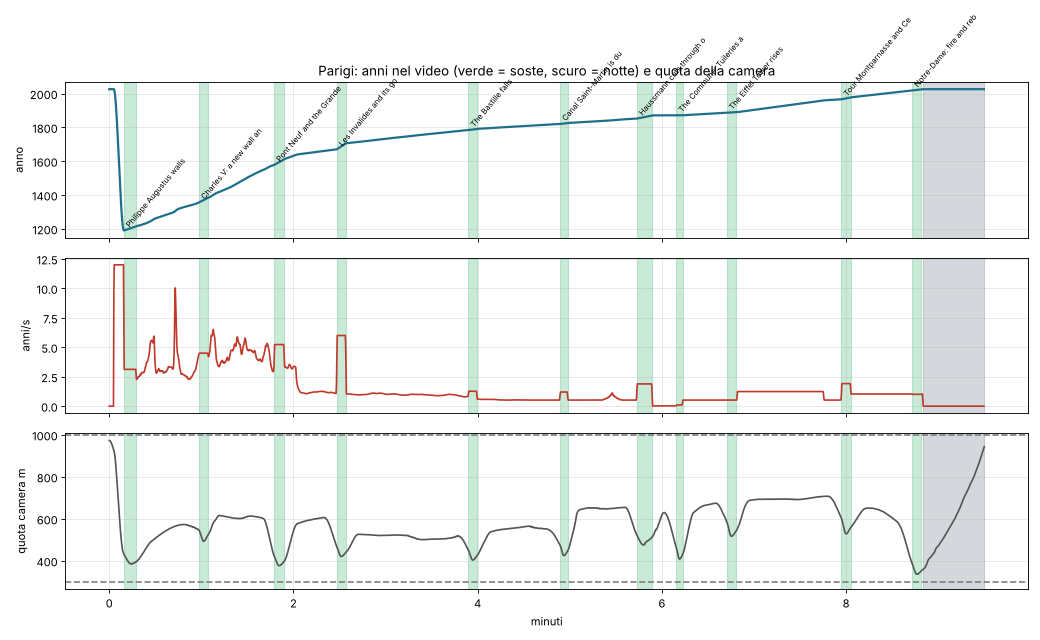

Python code for this plot:
# Regia di Parigi (27 ott 2026; 29 ott: 9:30 = 13.680 fotogrammi, capitoli ogni 15-20 s). UN SOLO PIANO SEQUENZA (SPEC_CAMERA_DRONE):
# obiettivo fisso 35 mm, la camera "zooma" muovendosi, quota 300-1.000 m sopra il suolo, mai a terra. Prime crescite entro 20 s
# (1190: Notre-Dame, Louvre e mura di Filippo Augusto salgono subito), parte densa entro ~1:00 (il 1550). Soste SOLO dove gli
# edifici cambiano davanti alla camera (regola della regia). Anni dalla scheda di validazione (ID nei commenti).
# VELOCITA' DEL TEMPO: come Siviglia (tempo proporzionale agli edifici che nascono o muoiono, limiti 0,5-8 anni/s; prima del
# 1840 fino a 12 anni/s). Notte negli ultimi ~40 s (finestre accese, lampioni lungo le strade: roads.json).
# Uso: python regia_parigi.py DATA -> schedule_parigi.json, schedule_parigi_night.json, regia_parigi.png, regia_parigi.txt,
#      eventi_parigi.json (cartelli per l'overlay Remotion)
import json, math, sys
import numpy as np
from scipy.interpolate import PchipInterpolator

DATA = sys.argv[1] if len(sys.argv) > 1 else 'data_parigi'
FPS = 24; NFR = 13680; DUR = NFR / FPS          # 570 s = 9:30 (AGGIORNAMENTI_REGIA 29 ott: 9-10 min)
NIGHT_T = DUR - 40.0
LENS = 35
LAT0, LON0 = 48.85297, 2.34993
KX = math.cos(math.radians(LAT0)) * 111320; KY = 110540
def L(lat, lon): return ((lon - LON0) * KX, (lat - LAT0) * KY)
LM = json.load(open(f'{DATA}/landmarks.json'))
def lab(name):
    for l_ in LM['labels']:
        if l_['name'] == name: return (l_['x'], l_['y'])
    raise KeyError(name)
dem = np.load(f'{DATA}/dem.npz'); DEM, DX0, DY0, DC = dem['D'], float(dem['x0']), float(dem['y0']), float(dem['cell'])
def ground(x, y):
    i, j = int((y - DY0) // DC), int((x - DX0) // DC)
    if 0 <= i < DEM.shape[0] and 0 <= j < DEM.shape[1]: return float(DEM[i, j])
    return 0.0
def ground_max(x, y, r=400):
    return max(ground(x + dx, y + dy) for dx in (-r, 0, r) for dy in (-r, 0, r))

ND = lab('Notre-Dame'); LOUVRE = lab('Louvre'); BASTILLE = lab('Bastille'); INVAL = lab('Les Invalides'); EIFFEL = lab('Eiffel Tower')
TUIL = lab('Tuileries Palace'); OPERA = lab('Palais Garnier'); SACRE = lab('Sacré-Cœur'); MONTP = lab('Tour Montparnasse')
PONTNEUF = L(48.8572, 2.3413); ETOILE = lab('Arc de Triomphe'); DEFENSE = lab('La Défense')

# ---------- ancore (t, anno) ----------
FIXED = [(0.0, 2026.0), (3.0, 2026.0), (9.5, 1190.0), (NIGHT_T, 2026.0)]
SOSTE_SKIP = '_skip_'
# ---------- soste: (anno inizio, anno fine, durata s, cartello, bersaglio (x, y, z), quota camera m, azimut inizio, fine[, inclinazione])
#   azimut = da dove guarda la camera (0 = da nord, 180 = da sud, 225 = da sud-ovest, sopra la Senna col sole alle spalle)
SOSTE = [
    (1190.0, 1215.0, 8.0, 'Philippe Augustus walls the city (1190-1215)', (ND[0] - 150, ND[1] + 200, 20), 420, 236, 206),   # B001/B002, E001, E021
    (1356.0, 1383.0, 6.0, 'Charles V: a new wall and the Bastille (1356-1383)', (BASTILLE[0] - 500, BASTILLE[1] + 300, 15), 480, 200, 172),   # B003, E010
    (1578.0, 1612.0, 6.5, 'Pont Neuf and the Grande Galerie (1578-1612)', (PONTNEUF[0] - 150, PONTNEUF[1] + 150, 10), 400, 222, 196),   # G005, E033, E012
    (1670.0, 1706.0, 6.0, 'Les Invalides and its golden dome (1670-1706)', (*INVAL, 40), 420, 196, 170),   # E006, E036
    (1784.0, 1791.0, 5.5, 'The Bastille falls (1789)', (*BASTILLE, 15), 400, 214, 188),   # E011, B007
    (1820.0, 1826.0, 5.0, 'Canal Saint-Martin is dug (1822-1825)', (*L(48.8705, 2.3655), 0), 430, 206, 182),   # A006/A007 (graduale 1822-1825)
    (1852.0, 1870.9, 10.0, "Haussmann cuts through old Paris (1853-1870)", (-650, 1250, 10), 470, 196, 160),   # F004, C001-C008, E038, E009
    (1871.2, 1871.6, 4.0, 'The Commune: Tuileries and Hôtel de Ville burn (1871)', (*TUIL, 20), 430, 214, 200),   # F005, E020
    (1886.5, 1889.6, 6.0, 'The Eiffel Tower rises (1887-1889)', (*EIFFEL, 120), 520, 226, 196, 22),   # E004
    (1966.0, 1977.5, 6.0, 'Tour Montparnasse and Centre Pompidou (1969-1977)', (MONTP[0] + 300, MONTP[1] + 400, 60), 560, 212, 188),   # E016, E015
    (2018.9, 2024.95, 6.0, 'Notre-Dame: fire and rebirth (2019-2024)', (*ND, 40), 380, 232, 204),   # E023, E024
]
SOSTE = [s_ for s_ in SOSTE if s_[3] != '_skip_']
STOP_SUB = {'The Bastille falls (1789)': '14 July 1789', 'The Commune: Tuileries and Hôtel de Ville burn (1871)': 'May 1871',
            'Notre-Dame: fire and rebirth (2019-2024)': '15 April 2019 – 7 December 2024'}
SUBSCRIBE_T = 255.0
CAPS_NIGHT = [(NIGHT_T + 9.0, '1889', 'Eiffel Tower', 'Built in 26 months for the World Fair; meant to stand 20 years.'),
              (NIGHT_T + 22.0, '1190 → 2026', '836 years of Paris', 'From an island city to 2 million people.')]
# ---------- didascalie continue: (anno, data, titolo, una riga) — dalla scheda di validazione (ID) ----------
CAPS = [
    (1190.5, '1190', 'A wall for Paris', 'Philippe Augustus orders a stone wall before leaving on crusade.'),      # B001
    (1196.0, '1190s', 'Notre-Dame rises', 'The choir is done; the nave goes up next.'),                            # E021
    (1202.0, '1202', 'The Louvre fortress', 'A castle guards the wall where it meets the Seine.'),                  # E001
    (1215.0, '1215', 'The Left Bank wall closes', 'About 253 hectares inside the walls.'),                          # B002
    (1240.0, 'c. 1240', '50,000 Parisians', 'Already one of the largest cities in Europe (estimate).'),            # D002
    (1248.0, '1248', 'Sainte-Chapelle', 'A royal chapel built to hold the Crown of Thorns.'),                       # E028
    (1290.0, 'c. 1290', '~120,000 people', 'Estimate; Paris is the biggest city in Western Europe.'),               # D003
    (1345.0, 'c. 1345', 'Notre-Dame completed', 'Almost two centuries after the first stone.'),                     # E021
    (1350.0, '1348', 'The Black Death', 'Paris loses a large share of its people (estimates vary).'),             # D005
    (1370.0, '1370', 'The Bastille', 'A fortress guards the new eastern gate.'),                                    # E010
    (1383.0, '1383', 'The Charles V wall', 'The Right Bank city doubles behind a new wall.'),                        # B003
    (1413.0, '1413', 'Pont Notre-Dame', 'A bridge lined with houses.'),                                             # G060
    (1490.0, 'c. 1490', 'Back to 200,000', 'The city recovers after the Hundred Years War (estimate).'),          # D007
    (1533.0, '1533', 'A new Hôtel de Ville', 'Work begins on the Renaissance city hall.'),                          # E025
    (1546.0, '1546', 'A Renaissance Louvre', 'The medieval castle starts to become a palace.'),                     # E002
    (1564.0, '1564', 'The Tuileries Palace', "Catherine de' Medici builds a palace west of the Louvre."),          # E019
    (1607.0, '1607', 'Pont Neuf opens', 'The first Paris bridge without houses on it.'),                            # G005
    (1612.0, '1612', 'Place Royale', 'Today Place des Vosges.'),                                                    # C014
    (1640.0, 'c. 1640', '450,000 people', 'Estimate.'),                                                             # D010
    (1655.0, '1614–1655', 'Île Saint-Louis', 'Two islets are joined and built over.'),                              # A001
    (1674.0, '1667–1674', 'The Louvre Colonnade', 'A classical façade facing the city.'),                           # E034
    (1676.0, '1670s', 'The walls come down', 'Old ramparts become the first Grands Boulevards.'),                  # B004, B006
    (1690.0, 'c. 1690', '500,000 Parisians', 'Estimate.'),                                                      # D011
    (1706.0, '1706', 'The Invalides dome is gilded', 'Mansart\'s dome: 107 m.'),                                 # E036
    (1720.0, '1686–1720', 'Place Vendôme', 'A royal square of matching façades.'),                                 # C015
    (1740.0, 'c. 1740', '550,000 Parisians', 'Estimate.'),                                                      # D012
    (1755.0, '1755', 'Place Louis XV', 'Today Place de la Concorde.'),                                          # E014
    (1758.0, '1758', 'Sainte-Geneviève', 'The church that will become the Panthéon.'),                             # E007
    (1786.5, '1786–1788', 'Houses cleared off the bridges', 'Pont Notre-Dame and Pont au Change lose their houses.'),   # G001 (case: [Likely])
    (1790.0, '1784–1790', 'The Farmers-General wall', 'A customs wall around the whole city.'),                     # B007
    (1801.0, '1801', '547,756 Parisians', 'First census.'),                                                         # D014
    (1805.0, '1802–1810', 'The Grand Châtelet is demolished', 'The medieval fortress at the heart of the Right Bank.'),   # E037
    (1806.0, '1806', 'Arc de Triomphe', 'Napoleon orders a triumphal arch at the Étoile.'),                         # E005
    (1813.0, '15 Aug 1813', 'Canal de l\'Ourcq', 'Fresh water reaches La Villette.'),                           # A003
    (1825.0, '1822–1825', 'Canal Saint-Martin', 'A canal brings water and barges into Paris.'),                     # A006/A007
    (1836.0, '1836', 'The Arc is finished', 'Thirty years after the first stone.'),                                 # E005
    (1843.0, '1843', 'Île Louviers disappears', 'Its river arm is filled; the island joins the Right Bank.'),    # A002
    (1844.0, '1841–1844', 'The Thiers wall', 'A 33 km fortification around Paris.'),                                # B009
    (1846.0, '1846', 'Over 1 million', '1,053,897 Parisians.'),                                                     # D021
    (1853.0, '1853', 'Haussmann begins', 'Boulevards are cut straight through the old city.'),                      # F004
    (1858.0, '5 Apr 1858', 'Boulevard de Sébastopol', 'Inaugurated through the heart of the Right Bank.'),          # C003
    (1860.0, '1860', '20 arrondissements', 'Paris annexes its suburbs.'),                                           # B011
    (1857.0, '1852–1870', 'Les Halles', 'Baltard\'s iron and glass market pavilions.'),                          # C016
    (1863.0, '1852–1863', 'The New Louvre', 'The Louvre finally joins the Tuileries.'),                             # E038
    (1871.4, 'May 1871', 'The Commune', 'The Tuileries and the Hôtel de Ville are set on fire.'),                   # F005, E020
    (1875.0, '1875', 'Palais Garnier', 'The opera house opens.'),                                                   # E009
    (1882.0, '1882', 'A new Hôtel de Ville', 'Rebuilt on the same site.'),                                          # E027
    (1883.0, '1883', 'Tuileries demolished', 'The burnt palace is cleared away.'),                                  # E020
    (1889.3, '6 May 1889', 'Eiffel Tower opens', '300 m: the tallest structure in the world.'),                     # E004
    (1900.0, '1900', 'World Fair and the first Métro line', 'Grand Palais, Pont Alexandre III, Line 1.'),          # F006, F003, E018, G012
    (1896.0, '1896–1900', 'Pont Alexandre III', 'A single steel arch over the Seine.'),                          # G012
    (1910.0, 'Jan 1910', 'The great flood', 'The Seine rises more than 8 m.'),                                      # F007
    (1914.0, '1914', 'Sacré-Cœur completed', 'Consecrated only in 1919, after the war.'),                           # E008
    (1921.0, '1921', '2.9 million Parisians', 'The all-time peak.'),                                                # D035
    (1929.0, '1919–1929', 'The Thiers wall is razed', 'Its belt becomes housing and, later, the Périphérique.'),    # B010
    (1931.0, '1931', '2,891,020 Parisians', 'Census.'),                                                          # D037
    (1946.0, '1946', '2,725,374 Parisians', 'The first census after the war.'),                               # D039
    (1954.0, '1954', '2,850,189 Parisians', 'Census.'),                                                          # D040
    (1968.0, '1968', '2,590,771 Parisians', 'Families leave for the suburbs.'),                                 # D042
    (1958.0, '1958', 'La Défense', 'A business district rises west of Paris.'),
    (1971.5, '1971–1973', 'Les Halles demolished', 'Baltard\'s pavilions are torn down.'),                       # C017
    (1973.0, '1973', 'Tour Montparnasse', '210 m: a tower Paris will never repeat inside the city.'),               # E016
    (1973.5, '1973', 'Boulevard Périphérique', 'The ring road is completed.'),                                      # B012
    (1977.0, '1977', 'Centre Pompidou', 'Pipes and escalators on the outside.'),                                    # E015
    (1989.0, '1989', 'The Louvre Pyramid', 'And the Grande Arche at La Défense.'),                                  # E017
    (1999.0, '1999', '2,125,246 Parisians', 'The smallest population in a century.'),                         # D046
    (2011.0, '2011', '2,249,975 Parisians', 'A brief rebound.'),                                                  # D048
    (2019.3, '15 Apr 2019', 'Notre-Dame burns', 'The spire and the roof are lost.'),                                # E023
    (2024.9, '7 Dec 2024', 'Notre-Dame reopens', 'The spire is back.'),                                             # E024
    (2025.0, '2025', 'Paris today', '2,065,560 people inside the city.'),                                           # D051
    # 29 ott: capitoli ogni 15-20 s (AGGIORNAMENTI_REGIA): righe ad affidabilita' alta della scheda non ancora usate
    (1630.0, '1566–1643', 'The Fossés Jaunes', 'A new rampart pushes the Right Bank west.'),                       # B005
    (1635.0, '1614–1635', 'Pont Marie', 'Christophe Marie links Île Saint-Louis to the Right Bank.'),               # G007
    (1626.0, '1626', 'Pont au Double', 'The first bridge on the site (1626).'),                                    # G046
    (1791.0, '1787–1791', 'Pont de la Concorde', 'A new bridge to Place Louis XV.'),                               # G011
    (1811.0, '1806–1811', 'The Rohan wing', 'The Louvre grows along the new Rue de Rivoli.'),                      # E035
    (1821.0, '1821', 'Canal Saint-Denis', 'The canal is completed (1821).'),                             # A005
    (1822.0, '1822', 'The Ourcq canal is complete', 'From Mareuil to Paris.'),                                     # A004
    (1827.0, '1825–1827', 'Pont de Grenelle', 'The first bridge on the site opens on 1 May 1827.'),                # G045
    (1828.0, '1828', 'Three new crossings', 'Arcole footbridge and Pont de l\'Archevêché.'),                       # G043, G052
    (1833.0, '29 Jul 1833', 'Pont Louis-Philippe', 'The king lays the first stone.'),                              # G044
    (1834.0, '1831–1834', 'Pont du Carrousel', 'A bridge straight into the Louvre.'),                              # G042
    (1856.0, '1854–1856', 'Pont des Invalides', 'The suspension bridge is replaced in stone.'),                    # G033
    (1859.6, '15 Aug 1859', 'A new spire for Notre-Dame', 'Viollet-le-Duc\'s spire is inaugurated.'),             # E022
    (1860.5, '1856–1860', 'Pont au Change', 'Rebuilt as it stands today.'),                                        # G004
    (1862.0, '1860–1862', 'The canal goes underground', 'Boulevard Richard-Lenoir is built on top.'),              # A013, C019
    (1876.0, '1864–1876', 'Avenue de l\'Opéra', 'Cut straight from the Louvre to the Opéra.'),                    # C006
    (1904.0, '1904', 'Pont de Bercy', 'Widened 5.5 m to carry the Métro.'),                                        # G024
    (1906.5, '1906', 'Voûte du Temple', 'Another stretch of the canal is covered.'),                               # A014
    (1926.0, '1857–1926', 'Boulevard Haussmann', 'Finished 69 years after it began.'),                             # C007
    (1939.0, '1935–1939', 'A new Pont du Carrousel', 'The current bridge opens.'),                                 # G032
    (1996.0, '1993–1996', 'Pont Charles-de-Gaulle', 'Built between 1993 and 1996.'),      # G019
    (2006.0, '2006', 'Passerelle Simone-de-Beauvoir', 'Inaugurated in 2006.'),                                     # G020
]

# ---------- attivita' per anno ----------
B = json.load(open(f'{DATA}/buildings.json')); H = json.load(open(f'{DATA}/hist.json'))
act = np.zeros(2030)
for o in B: act[min(2029, max(0, int(o['y'])))] += 1
for o in H:
    act[min(2029, max(0, int(o['y'])))] += 1
    if o.get('d', 9999) < 2027: act[int(o['d'])] += 0.6
act = np.convolve(act, np.ones(5) / 5, 'same')
RMIN, RMAX = 0.5, 8.0
RMAX_OLD, OLD_END = 12.0, 1840   # prima del 1840 (citta' chiusa nelle mura) fino a 12 anni/s
FASTS = [(1890, 1960, 1.2), (1975, 2030, 1.0)]   # il Novecento e gli ultimi decenni non devono trascinarsi

def spread(pieces, T):
    """tempo T sui pezzi di anni, in proporzione all'attivita' con 1/RMAX <= s/anno <= 1/RMIN"""
    yrs, own = [], []
    for i, (p0, p1) in enumerate(pieces):
        for y in np.arange(math.floor(p0), math.ceil(p1)):
            fr_ = min(p1, y + 1) - max(p0, y)
            if fr_ > 1e-6: yrs.append((int(y), fr_)); own.append(i)
    w = np.array([(act[y] + 3.0) ** 0.85 * f for y, f in yrs]); fr = np.array([f for _, f in yrs])
    rmx = np.array([16.0 if y < 1500 else (RMAX_OLD if y < OLD_END else RMAX) for y, _ in yrs]); rmn = np.array([next((f_[2] for f_ in FASTS if f_[0] <= y < f_[1]), RMIN) for y, _ in yrs]); lo, hi = fr / rmx, fr / rmn; sv = np.clip(w / w.sum() * T, lo, hi)
    for _ in range(80):
        err = T - sv.sum()
        if abs(err) < 1e-6: break
        free = (sv < hi - 1e-9) if err > 0 else (sv > lo + 1e-9)
        if not free.any(): break
        sv[free] += err * w[free] / w[free].sum(); sv = np.clip(sv, lo, hi)
    if abs(T - sv.sum()) > 0.05: print(f'  [!] limiti impossibili: scala {T / sv.sum():.2f}'); sv *= T / sv.sum()
    out = [[] for _ in pieces]; acc = [0.0] * len(pieces)
    for (y, f), o, s in zip(yrs, own, sv):
        acc[o] += s; out[o].append((min(pieces[o][1], y + 1), acc[o]))
    return out, acc

def campos(tg, alt, el, az):   # camera a quota alt sopra il suolo, sguardo inclinato di el gradi, da azimut az
    d = (alt + ground(tg[0], tg[1]) - tg[2]) / math.tan(math.radians(el))
    a = math.radians(az); return [tg[0] + d * math.sin(a), tg[1] + d * math.cos(a), alt + ground(tg[0], tg[1])]
def stop_cams(s):   # posizione della camera all'arrivo e all'uscita di una sosta
    tg, alt, a0, a1 = s[4], s[5], s[6], s[7]; el = s[8] if len(s) > 8 else (24 if alt < 600 else 26)
    return np.array(campos(tg, alt * 1.12, el + 2, a0)), np.array(campos(tg, alt * 1.05, el, a1))
VMAX = 115.0   # m/s tra due soste: tempo minimo del trasferimento (prima 400-740 m/s tra soste vicine nel tempo)
YEARS = []; SOSTA_T = []
for (ta, ya), (tb, yb) in zip(FIXED, FIXED[1:]):
    if yb <= ya:   # riavvolgimento o pausa
        for k in range(21):
            u = k / 20; YEARS.append((ta + (tb - ta) * u, ya + (yb - ya) * u * u * (3 - 2 * u)))
        continue
    ss = [s for s in SOSTE if ya <= s[0] < yb]
    pieces = []; cur = ya
    for s in ss: pieces.append((cur, s[0])); cur = s[1]
    pieces.append((cur, yb))
    pts, Ts = spread([p for p in pieces], (tb - ta) - sum(s[2] for s in ss))
    need = [0.0] + [float(np.linalg.norm(stop_cams(ss[i - 1])[1] - stop_cams(ss[i])[0])) / VMAX + 1.0 for i in range(1, len(ss))] + [0.0]
    Ts = list(Ts); Tall = sum(Ts)
    for _ in range(10):   # i trasferimenti troppo corti si allungano, gli altri pezzi si accorciano in proporzione
        fix = [i for i in range(len(Ts)) if Ts[i] < need[i] - 1e-6]
        if not fix: break
        for i in fix: Ts[i] = need[i]
        free_ = [i for i in range(len(Ts)) if Ts[i] > need[i] + 1e-6]
        k_ = (Tall - sum(Ts[i] for i in range(len(Ts)) if i not in free_)) / sum(Ts[i] for i in free_)
        for i in free_: Ts[i] *= k_
    old_ = [pts[i][-1][1] if pts[i] else 0.0 for i in range(len(pts))]
    pts = [[(yv, dt * (Ts[i] / old_[i] if old_[i] > 0 else 1.0)) for yv, dt in pts[i]] for i in range(len(pts))]
    t = ta
    for i, (p0, p1) in enumerate(pieces):
        YEARS.append((t, p0))
        for yv, dt in pts[i]: YEARS.append((t + dt, yv))
        t += Ts[i]
        if i < len(ss):
            s = ss[i]; SOSTA_T.append((t, t + s[2], s))
            for k in range(1, 11):
                u = k / 10; YEARS.append((t + s[2] * u, s[0] + (s[1] - s[0]) * u))
            t += s[2]
YEARS.append((DUR, 2026.0))
YEARS = sorted({round(float(t), 3): (round(float(t), 3), round(float(y), 4)) for t, y in YEARS}.values())
def year_at(t):
    if t <= YEARS[0][0]: return YEARS[0][1]
    for (a, ya), (b, yb) in zip(YEARS, YEARS[1:]):
        if t <= b: return ya + (yb - ya) * (t - a) / max(1e-9, b - a)
    return YEARS[-1][1]
def t_of_year(y):
    for (a, ya), (b, yb) in zip(YEARS, YEARS[1:]):
        if a >= 9.5 and ya <= y <= yb and yb > ya: return a + (b - a) * (y - ya) / (yb - ya)
    return None

# ---------- estensione della citta' per anno (vista larga) ----------
cx = np.array([sum(p[0] for p in o['r']) / len(o['r']) for o in B + H]); cy = np.array([sum(p[1] for p in o['r']) / len(o['r']) for o in B + H])
by = np.array([o['y'] for o in B + H]); bd = np.array([o.get('d', 9999) for o in B + H])
def extent(y):
    m = (by <= y) & (bd > y)
    mx, my = np.median(cx[m]), np.median(cy[m]); r = np.percentile(np.hypot(cx[m] - mx, cy[m] - my), 80)
    return (float(mx), float(my)), float(r)

# ---------- punti di passaggio della camera (t, posizione, bersaglio) ----------
WP = []
# apertura: Parigi di oggi da 1.000 m a sud-ovest sopra la Senna (Eiffel e centro nello stesso quadro); nel riavvolgimento
# scende verso l'Ile de la Cite del 1190
WP.append((0.0, campos((-1200, 600, 0), 1000, 17, 228), (-1200, 600, 0)))
WP.append((3.0, campos((-900, 450, 0), 950, 18, 230), (-900, 450, 0)))
WP.append((9.0, campos((ND[0] - 150, ND[1] + 200, 20), 470, 16, 236), (ND[0] - 150, ND[1] + 200, 20)))
for t0, t1, s in SOSTA_T:
    tg, alt, a0, a1 = s[4], s[5], s[6], s[7]
    el = s[8] if len(s) > 8 else (24 if alt < 600 else 26)
    WP.append((t0, campos(tg, alt * 1.12, el + 2, a0), list(tg)))          # arrivo poco piu' alto, poi scende piano
    WP.append(((t0 + t1) / 2, campos(tg, alt, el, (a0 + a1) / 2), list(tg)))
    WP.append((t1, campos(tg, alt * 1.05, el, a1), list(tg)))
# tratti larghi tra le soste: la citta' di quell'anno, da 750-1.000 m, deriva lenta
ws = sorted([w[0] for w in WP])
gaps = [(a, b) for a, b in zip([9.0] + [s[1] for s in SOSTA_T], [s[0] for s in SOSTA_T] + [NIGHT_T]) if b - a > 12.0]
for k, (a, b) in enumerate(gaps):
    n = max(1, int((b - a) // 14))
    for j in range(n):
        tm = a + (b - a) * (j + 0.5) / n; (mx, my), r = extent(year_at(tm))
        nxt = next((s_ for s_ in SOSTA_T if s_[0] >= b - 1e-6), None)      # la vista larga scivola verso la sosta successiva
        u_ = (j + 0.5) / n * 0.6
        ntg = nxt[2][4] if nxt else (-1000, 600, 0)
        tg = ((mx - 120) * (1 - u_) + ntg[0] * u_, my * (1 - u_) + ntg[1] * u_, 0)
        alt = float(np.clip(450 + 0.32 * r, 600, 760 if 150 < tm < 285 else 1000));   # 2:30-4:45: mai a lungo sopra 800 m (Fabio)
        az = (nxt[2][6] if nxt else 220) + (8 if (k + j) % 2 else -8)
        cw = np.array(campos(tg, alt, 21 if alt > 850 else 24, az))
        # la camera larga sta tra l'uscita della sosta precedente e l'arrivo della successiva (niente deviazioni di km
        # in pochi secondi: con la sola vista larga la camera arrivava a 400+ m/s)
        f_ = (j + 0.5) / n
        pc = np.array(max([w for w in WP if w[0] <= a + 1e-6], key=lambda w: w[0])[1])
        nc = np.array(min([w for w in WP if w[0] >= b - 1e-6], key=lambda w: w[0])[1]) if nxt else cw
        cw = cw * 0.3 + pc * 0.7 * (1 - f_) + nc * 0.7 * f_
        WP.append((tm, cw.tolist(), list(tg)))
# notte: dalla Senna verso la Tour Eiffel e il centro illuminati, poi sale e si allontana
WP.append((NIGHT_T, campos((ND[0] - 200, ND[1] + 150, 20), 520, 20, 230), [ND[0] - 200, ND[1] + 150, 20]))
WP.append((NIGHT_T + 18, campos((EIFFEL[0] + 300, EIFFEL[1] + 200, 80), 560, 18, 220), [EIFFEL[0] + 300, EIFFEL[1] + 200, 80]))
WP.append((NIGHT_T + 30, campos((-1800, 700, 0), 760, 19, 214), [-1800, 700, 0]))
WP.append((DUR, campos((-600, 500, 0), 1000, 21, 210), [-600, 500, 0]))
WP.sort(key=lambda w: w[0])
# punti troppo vicini nel tempo (< 1,2 s): si tiene il primo
clean = []
for w in WP:
    if clean and w[0] - clean[-1][0] < 1.2: continue
    clean.append(w)
WP = clean
T = np.array([w[0] for w in WP]); P = np.array([w[1] for w in WP]); G = np.array([w[2] for w in WP])
fp, fg = PchipInterpolator(T, P, axis=0), PchipInterpolator(T, G, axis=0)   # PCHIP: niente rimbalzi sotto la quota minima
cam = []; alts = []
for tt in np.arange(0.0, DUR + 1e-6, 0.25):
    p = fp(tt).tolist(); g = fg(tt).tolist()
    gm = max(ground(p[0], p[1]), ground_max(p[0], p[1]) - 60)
    p[2] = float(np.clip(p[2], gm + 300, gm + 1000))                       # regola di Fabio: 300-1.000 m sopra il suolo
    alts.append(p[2] - ground(p[0], p[1]))
    cam.append([round(float(tt), 3), [round(v, 1) for v in p], [round(v, 1) for v in g], LENS])

# ---------- movimento camera (stesso indice delle SPEC: >= 12) ----------
cp = np.array([c[1] for c in cam]); cg = np.array([c[2] for c in cam]); dt = 0.25
vel = np.linalg.norm(np.diff(cp, axis=0), axis=1) / dt
dirs = (cg - cp) / np.linalg.norm(cg - cp, axis=1)[:, None]
ang = np.degrees(np.arccos(np.clip((dirs[1:] * dirs[:-1]).sum(1), -1, 1))) / dt
MOVE = float(np.median(ang) * 4 + np.median(vel) / 25)

sched = {'_doc': 'Siviglia, regia automatica (regia_parigi.py): un piano sequenza, 35 mm, camera 300-1.000 m sopra il suolo.',
         'duration': DUR, 'lens': LENS, 'years': [[t, y] for t, y in YEARS], 'cam': cam, 'night_t': NIGHT_T,
         'soste': [[round(t0, 2), round(t1, 2), s[0], s[1], s[3]] for t0, t1, s in SOSTA_T]}
json.dump(sched, open('schedule_parigi.json', 'w'))
json.dump(dict(sched, years=[[0, 2026], [DUR, 2026]]), open('schedule_parigi_night.json', 'w'))
soste_ev = [{'t_in': round(t0, 2), 't_out': round(t1, 2), 'title': s[3], 'sub': STOP_SUB.get(s[3], '')} for t0, t1, s in SOSTA_T]
# didascalie: una ogni 10-15 s, almeno 4 s a schermo; si sceglie nel pool la piu' vicina al suo anno, spostandola al massimo 6 s
pool = sorted([(t_of_year(y), d, ti, li) for y, d, ti, li in CAPS if t_of_year(y) is not None and t_of_year(y) < DUR - 6])
def rate_at(t): return abs(year_at(t + 0.5) - year_at(t - 0.5))
def maxlag(t): return 2.0 if rate_at(t) > 3.0 else 8.0
caps = []; last = 10.5 - 10.0
used = set()
while True:
    lo_, hi_ = last + 10.0, last + 15.0
    cand = [c for c in pool if c[2] not in used and lo_ - maxlag(c[0]) <= c[0] <= hi_]
    if not cand:
        nxt_ = [c for c in pool if c[2] not in used and c[0] > hi_]
        if not nxt_: break
        cand = [nxt_[0]]
    c = min(cand, key=lambda c: abs(max(c[0], lo_) - (lo_ + 2.0)))
    t_ = max(c[0], lo_ if caps else 10.5); used.add(c[2])
    caps.append({'t_in': round(t_, 2), 'date': c[1], 'title': c[2], 'line': c[3], 'shift_s': round(t_ - c[0], 1), 'rate': round(rate_at(c[0]), 1)})
    last = t_
for t_, d_, ti_, li_ in CAPS_NIGHT:   # notte: anno fermo, una ogni 10-15 s dopo l'ultima
    t_ = min(max(t_, caps[-1]['t_in'] + 10.0), caps[-1]['t_in'] + 13.0)
    if t_ < DUR - 6: caps.append({'t_in': round(t_, 2), 'date': d_, 'title': ti_, 'line': li_, 'shift_s': 0.0, 'rate': 0.0})
for i, c in enumerate(caps):
    c['t_out'] = round(min(caps[i + 1]['t_in'] - 0.5 if i + 1 < len(caps) else DUR, c['t_in'] + 8.0), 2)
ev = {'soste': soste_ev, 'didascalie': caps, 'subscribe_t': SUBSCRIBE_T}
json.dump(ev, open('eventi_parigi.json', 'w'), ensure_ascii=False, indent=0)
gaps_ = np.diff([c['t_in'] for c in caps]); dur_ = [c['t_out'] - c['t_in'] for c in caps]

# ---------- controllo ----------
ts = np.arange(0, DUR, 0.25); yv = np.array([year_at(t) for t in ts]); rate = np.gradient(yv, ts)
lines = [f'Durata {int(DUR // 60)}:{DUR % 60:04.1f}  fotogrammi {NFR}  piano sequenza (0 stacchi)  obiettivo {LENS} mm  punti camera {len(WP)}',
         f'Quota camera sopra il suolo: min {min(alts):.0f} m, max {max(alts):.0f} m, mediana {np.median(alts):.0f} m',
         f'Velocita camera: mediana {np.median(vel):.0f} m/s, max {vel.max():.0f} m/s; rotazione sguardo mediana {np.median(ang):.1f} gradi/s',
         f'Prima crescita (anno 1215 raggiunto): {t_of_year(1215):.1f} s; 1550 (citta densa): {t_of_year(1550):.1f} s', '', 'SOSTE (video -> anni):']
for t0, t1, s in SOSTA_T: lines.append(f'  {int(t0 // 60)}:{t0 % 60:04.1f}-{int(t1 // 60)}:{t1 % 60:04.1f}  {s[0]:.0f}->{s[1]:.0f}  {s[3]}')
lines += ['', f'DIDASCALIE: {len(caps)}, distanza {gaps_.min():.1f}-{gaps_.max():.1f} s, a schermo {min(dur_):.1f}-{max(dur_):.1f} s, spostamento max {max(c["shift_s"] for c in caps):.1f} s; Subscribe a {SUBSCRIBE_T:.0f} s']
lines += [f'  {int(c["t_in"] // 60)}:{c["t_in"] % 60:04.1f}  {c["date"]:<12} {c["title"]}' for c in caps]
hi8 = [(t, a_) for t, a_ in zip(np.arange(len(alts)) * 0.25, alts) if 150 <= t <= 285]
run_, best_ = 0.0, 0.0
for t, a_ in hi8:
    run_ = run_ + 0.25 if a_ > 800 else 0.0; best_ = max(best_, run_)
lines += ['', f'2:30-4:45: tratto piu lungo sopra 800 m = {best_:.1f} s (limite 20 s)']
lines += ['', 'ANNO OGNI 20 s:'] + [f'  {int(t // 60)}:{int(t % 60):02d}  {year_at(t):7.1f}  ({abs(rate[int(t * 4)]):.2f} anni/s)' for t in range(0, int(DUR), 20)]
fr = abs(rate[(ts > 12) & (ts < NIGHT_T)])
lines += ['', f'Velocita del tempo fuori dalle soste: mediana {np.median(fr):.2f} anni/s, max {fr.max():.1f} anni/s']
# capitoli YouTube (descrizione): uno ogni 15-20 s, scelti tra i cartelli; preferiti quelli con un numero (fatto verificabile)
import re as _re
chap = [(0.0, 'Paris today')]; _c = sorted(caps + [{'t_in': e_['t_in'], 'date': e_['sub'] or '', 'title': e_['title'], 'line': ''} for e_ in soste_ev], key=lambda c: c['t_in'])
while True:
    lo, hi = chap[-1][0] + 12.5, chap[-1][0] + 21.0   # YouTube: >= 10 s; obiettivo 15-20
    _prev = chap[-1][1].lower()
    _ok = lambda c: not any(w_ in _prev for w_ in c['title'].lower().replace(':', ' ').split()[:2] if len(w_) > 3)   # niente doppioni (Comune: cartello + sosta)
    cand = [c for c in _c if lo <= c['t_in'] <= hi and _ok(c)] or [c for c in _c if c['t_in'] > lo and _ok(c)][:1]
    if not cand or cand[0]['t_in'] > NIGHT_T: break
    c = max(cand, key=lambda c: (bool(_re.search(r'\d', c['title'] + c['line'])), -abs(c['t_in'] - (lo + 4.0))))
    chap.append((c['t_in'], c['title'] if not c['date'] or c['date'] in c['title'] else f"{c['date']} – {c['title']}"))
chap.append((NIGHT_T, 'Paris by night'))
_ct = [f'{int(t // 60)}:{int(t % 60):02d} {ti}' for t, ti in chap]
open('capitoli_parigi.txt', 'w').write('\n'.join(_ct) + '\n')
lines += ['', f'CAPITOLI ({len(chap)}, intervallo medio {np.mean(np.diff([t for t, _ in chap])):.1f} s, massimo {max(np.diff([t for t, _ in chap])):.1f} s):'] + ['  ' + x for x in _ct]
open('regia_parigi.txt', 'w').write('\n'.join(lines)); print('\n'.join(lines))
try:
    import matplotlib; matplotlib.use('Agg'); import matplotlib.pyplot as plt
    fig, (ax1, ax2, ax3) = plt.subplots(3, 1, figsize=(13, 8), dpi=80, sharex=True)
    ax1.plot(ts / 60, yv, color='#1f6f8b', lw=2); ax1.set_ylabel('anno'); ax1.grid(alpha=0.3)
    ax2.plot(ts / 60, np.clip(abs(rate), 0, 12), color='#c0392b', lw=1.5); ax2.set_ylabel('anni/s'); ax2.grid(alpha=0.3)
    ax3.plot(np.arange(len(alts)) * 0.25 / 60, alts, color='#555', lw=1.5); ax3.set_ylabel('quota camera m'); ax3.axhline(300, ls='--', c='grey'); ax3.axhline(1000, ls='--', c='grey'); ax3.set_xlabel('minuti'); ax3.grid(alpha=0.3)
    for t0, t1, s in SOSTA_T:
        for ax in (ax1, ax2, ax3): ax.axvspan(t0 / 60, t1 / 60, color='#27ae60', alpha=0.25)
        ax1.text(t0 / 60, year_at(t0) + 20, s[3].split('(')[0][:24], fontsize=7, rotation=50)
    for ax in (ax1, ax2, ax3): ax.axvspan(NIGHT_T / 60, DUR / 60, color='#2c3e50', alpha=0.2)
    ax1.set_title('Parigi: anni nel video (verde = soste, scuro = notte) e quota della camera')
    plt.tight_layout(); plt.savefig('regia_parigi.png')
except Exception as e: print('grafico non fatto:', e)
